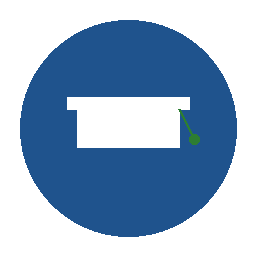

Write the Python code that produced this figure.
#!/usr/bin/env python3
"""
App Icon Generator

This module generates a simple app icon for the Udemy Course Enroller application.
"""

import os
from PIL import Image, ImageDraw, ImageFont
import logging

logger = logging.getLogger(__name__)

def create_app_icon(size=(256, 256), output_path="app_icon.png"):
    """
    Create a simple app icon.
    
    Args:
        size: Tuple of (width, height) for the icon
        output_path: Path to save the icon
    """
    try:
        # Create a new image with transparent background
        img = Image.new('RGBA', size, (0, 0, 0, 0))
        draw = ImageDraw.Draw(img)
        
        # Define colors
        primary_color = (31, 83, 141)  # Blue
        secondary_color = (255, 255, 255)  # White
        accent_color = (45, 125, 50)  # Green
        
        # Draw background circle
        margin = 20
        draw.ellipse([margin, margin, size[0] - margin, size[1] - margin], 
                    fill=primary_color)
        
        # Draw graduation cap (simplified)
        center_x, center_y = size[0] // 2, size[1] // 2
        
        # Cap base
        cap_width = size[0] * 0.4
        cap_height = size[1] * 0.15
        cap_x = center_x - cap_width // 2
        cap_y = center_y - cap_height // 2
        
        draw.rectangle([cap_x, cap_y, cap_x + cap_width, cap_y + cap_height], 
                      fill=secondary_color)
        
        # Cap top
        top_width = cap_width * 1.2
        top_height = cap_height * 0.3
        top_x = center_x - top_width // 2
        top_y = cap_y - top_height
        
        draw.rectangle([top_x, top_y, top_x + top_width, top_y + top_height], 
                      fill=secondary_color)
        
        # Tassel
        tassel_x = center_x + cap_width // 2
        tassel_y = cap_y
        draw.line([tassel_x, tassel_y, tassel_x + 15, tassel_y + 30], 
                 fill=accent_color, width=3)
        draw.ellipse([tassel_x + 10, tassel_y + 25, tassel_x + 20, tassel_y + 35], 
                    fill=accent_color)
        
        # Save the icon
        img.save(output_path, 'PNG')
        logger.info(f"App icon created successfully: {output_path}")
        return True
        
    except Exception as e:
        logger.error(f"Error creating app icon: {str(e)}")
        return False

def main():
    """Generate app icon."""
    if create_app_icon():
        print("App icon generated successfully!")
    else:
        print("Failed to generate app icon")

if __name__ == "__main__":
    main()
